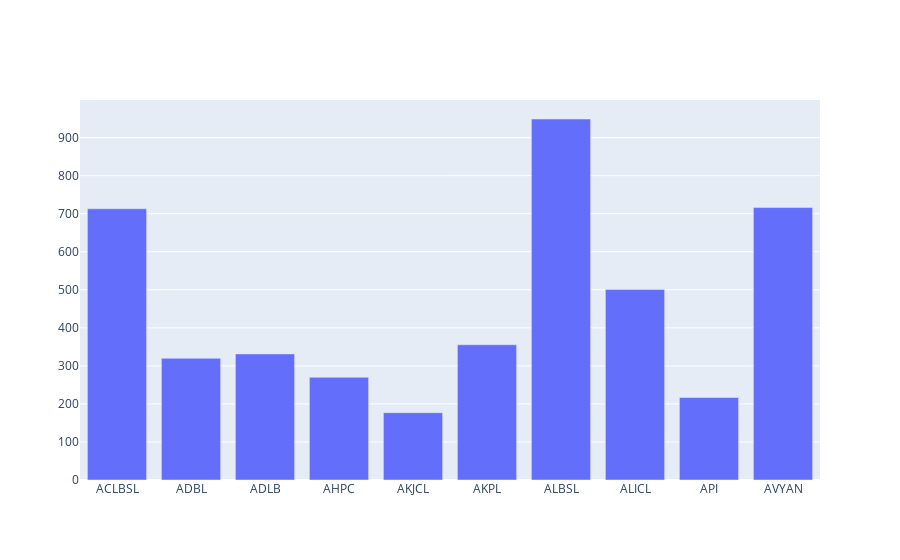
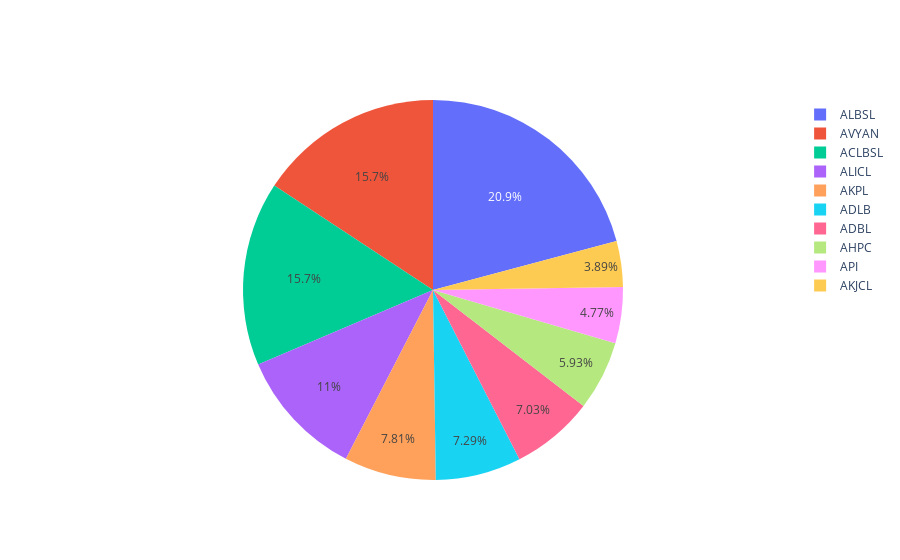

The notebook cell these images were saved under, in order:
### Code cell
from bs4 import BeautifulSoup
import requests
url = BeautifulSoup('https://www.sharesansar.com/today-share-price', 'html.parser')
soup = requests.get(url)
codes = soup.text
codes = BeautifulSoup(codes, 'lxml')
table_codes= codes.table
tags= table_codes.find_all('tr')
data=[]
for tag in tags:
    data.append(tag.text)
    
data=[]
for tag in tags:
    data.append(tag.text.split('\n')[1:6])
    
# import csv
# with open('sharesansaar','w') as f:
#     x=csv.writer(f)
#     x.writerows(data)
    
import csv
with open('sharesansaar','w') as f:
    x=csv.writer(f)
    x.writerows(data)
    
# data=[]
# for tag in tags:
#     y=tag.text.split('\n')
#     if y[1]!='':
#         data.append(y[1:])

import pandas as pd
# df=pd.read_csv('sharesansaar',encoding='ISO-8859-1')
df=pd.read_csv('sharesansaar')
Company=list(df['Symbol'][0:10])
Highprice=list(df['High'][0:10])
# Company

HighPrice=[]
for i in Highprice:
    z=(i.replace(',',''))
    HighPrice.append(float(z))
# HighPrice

import plotly.graph_objects as go

print("The bar diagram showing 10 Companies with their high prices")
fig = go.Figure([go.Bar(x=Company, y=HighPrice)])
fig.show()

print("The Pie-chart showing 10 Companies with their high prices")
fig = go.Figure(data=[go.Pie(labels=Company, values=HighPrice)])
fig.show()

### Figure 1 — Plotly figure (JSON) as saved in the notebook; plotly's stock layout.template omitted (floating-point values rounded to 4 significant figures)
{"data": [{"type": "bar", "x": ["ACLBSL", "ADBL", "ADLB", "AHPC", "AKJCL", "AKPL", "ALBSL", "ALICL", "API", "AVYAN"], "y": [713, 320, 331.5, 270, 177, 355.5, 949, 501.1, 216.9, 716.2]}], "layout": {}}

### Figure 2 — Plotly figure (JSON) as saved in the notebook; plotly's stock layout.template omitted (floating-point values rounded to 4 significant figures)
{"data": [{"labels": ["ACLBSL", "ADBL", "ADLB", "AHPC", "AKJCL", "AKPL", "ALBSL", "ALICL", "API", "AVYAN"], "type": "pie", "values": [713, 320, 331.5, 270, 177, 355.5, 949, 501.1, 216.9, 716.2]}], "layout": {}}
